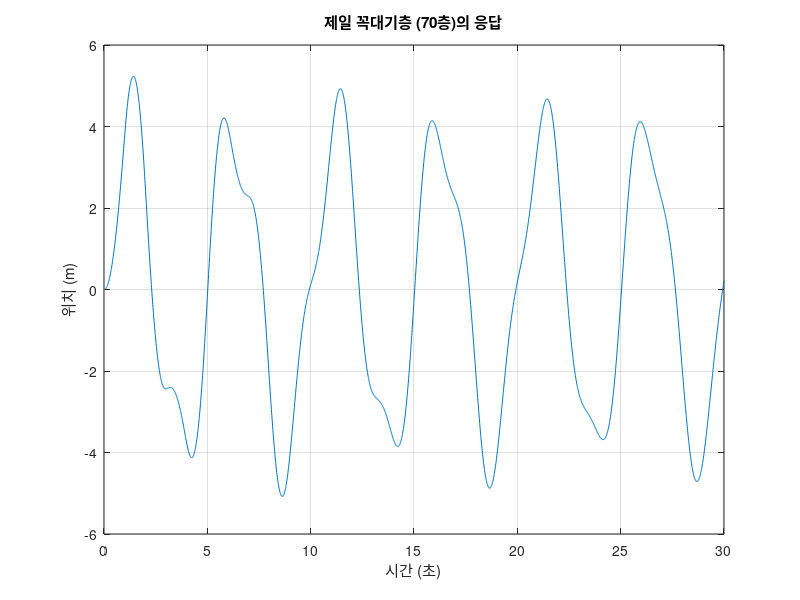

Write MATLAB code to recreate this figure.
%%
clc;
clear all;
close all;

%%
% 시간 변수 정의
dt = 0.01; % 시간 간격 (초)
t_end = 30; % 시뮬레이션 끝 시간 (초)
t = 0:dt:t_end; % 시간 벡터

% 층 수와 자유도 정의
num_floors = 70; % 층 수
num_dofs = num_floors; % 각 층마다 1개의 자유도

% 시스템 매개변수 정의
% 질량 행렬 (kg)
mass_value = 10; % 각 층의 질량 (kg)
M = diag(ones(num_dofs,1) * mass_value); 

% 강성 행렬 (N/m)
stiffness_value = 1e5; % 각 층의 강성 (N/m)
K = diag(2*stiffness_value*ones(num_dofs,1)) - diag(stiffness_value*ones(num_dofs-1,1), 1) - diag(stiffness_value*ones(num_dofs-1,1), -1);

% 감쇠 행렬 (Ns/m)
damping_value = 1000; % 각 층의 감쇠 (Ns/m)
C = diag(2*damping_value*ones(num_dofs,1)) - diag(damping_value*ones(num_dofs-1,1), 1) - diag(damping_value*ones(num_dofs-1,1), -1);

% 시간 이력 풍하중 생성 (사인파)
frequency = 0.2; % 주파수 (Hz)
amplitude = 10000; % 진폭 (N)
F = amplitude * sin(2 * pi * frequency * t)'; % 사인파 하중 (시간 x 자유도)

% 초기 조건
x = zeros(length(t), num_dofs); % 위치 초기화
v = zeros(length(t), num_dofs); % 속도 초기화
a = zeros(length(t), num_dofs); % 가속도 초기화

% Newmark-beta 방법 매개변수
beta = 0.25; % Newmark-beta 방법의 beta 값
gamma = 0.5; % Newmark-beta 방법의 gamma 값

% 초기 가속도 계산
F_current = F(1, :)'; % F_current를 70x1 벡터로 변환
a(1, :) = M \ (F_current - C * v(1, :)' - K * x(1, :)');

% 적분 수행
for i = 1:length(t) - 1
    % 시간 간격
    dt = t(i+1) - t(i);
    
    % 외력 벡터
    F_current = F(i+1, :)';
    
    % 가속도, 속도, 위치 업데이트
    x(i+1, :) = x(i, :) + dt * v(i, :) + dt^2 * ((0.5 - beta) * a(i, :) + beta * a(i+1, :));
    v(i+1, :) = v(i, :) + dt * ((1 - gamma) * a(i, :) + gamma * a(i+1, :));
    a(i+1, :) = M \ (F_current - C * v(i+1, :)' - K * x(i+1, :)');
end

% 결과 시각화 (꼭대기층)
top_floor_index = num_dofs; % 가장 상단 층 인덱스 (70층)
figure;
plot(t, x(:, top_floor_index));
title(sprintf('제일 꼭대기층 (%d층)의 응답', top_floor_index));
xlabel('시간 (초)');
ylabel('위치 (m)');
grid on;
